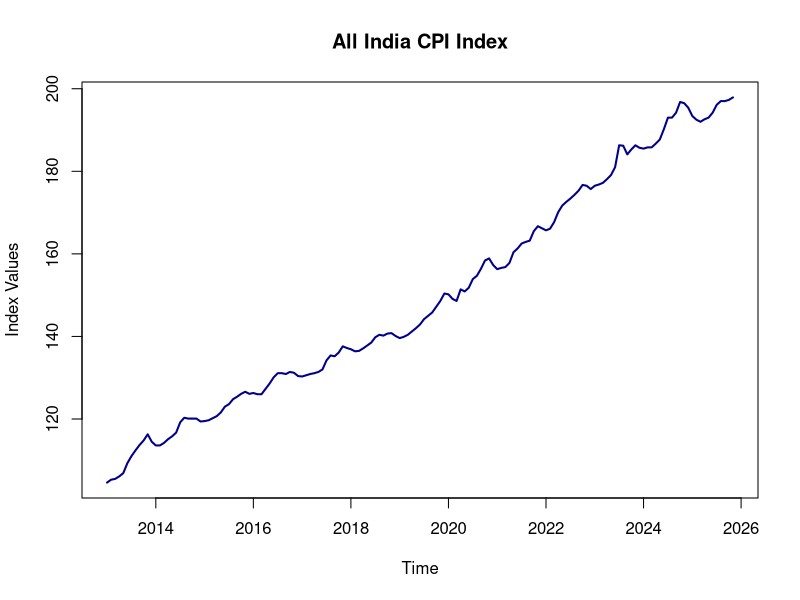
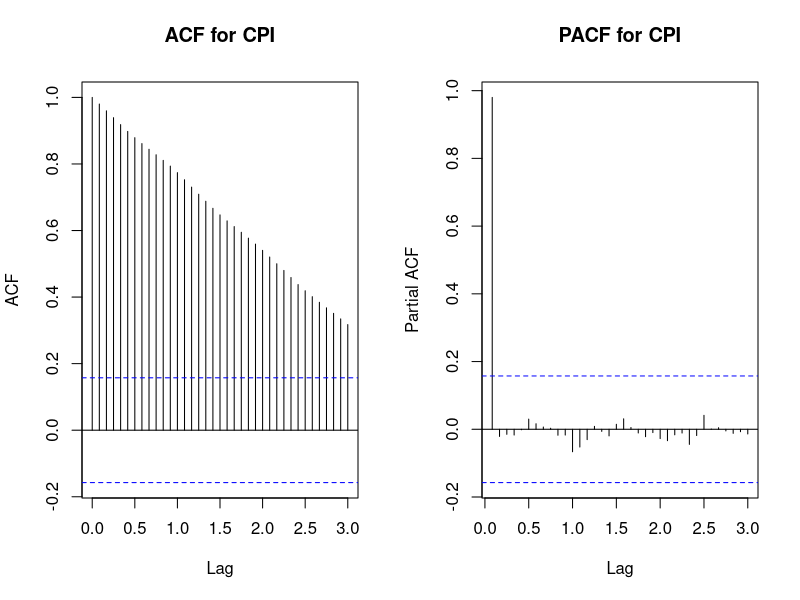
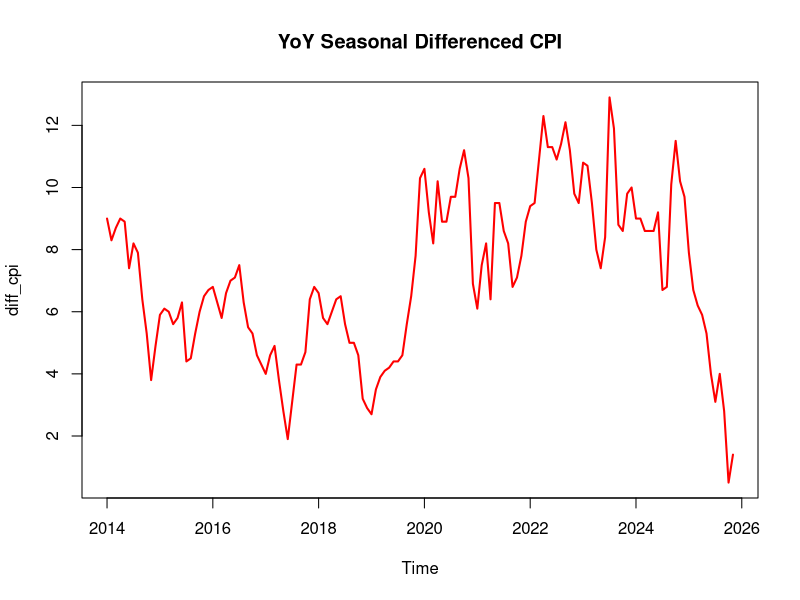
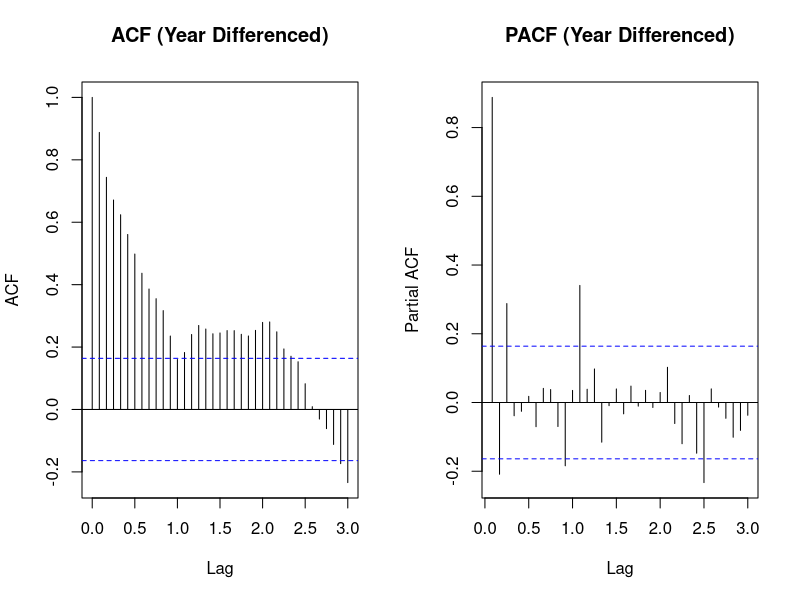
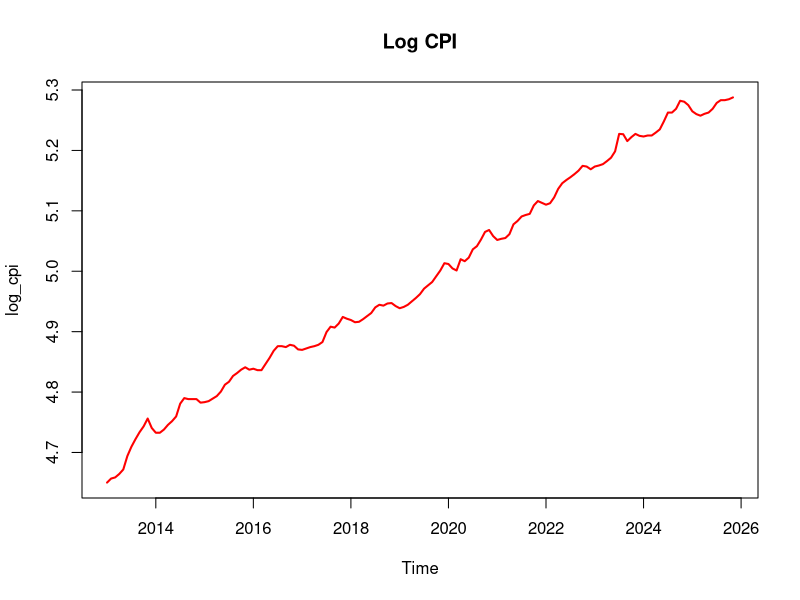
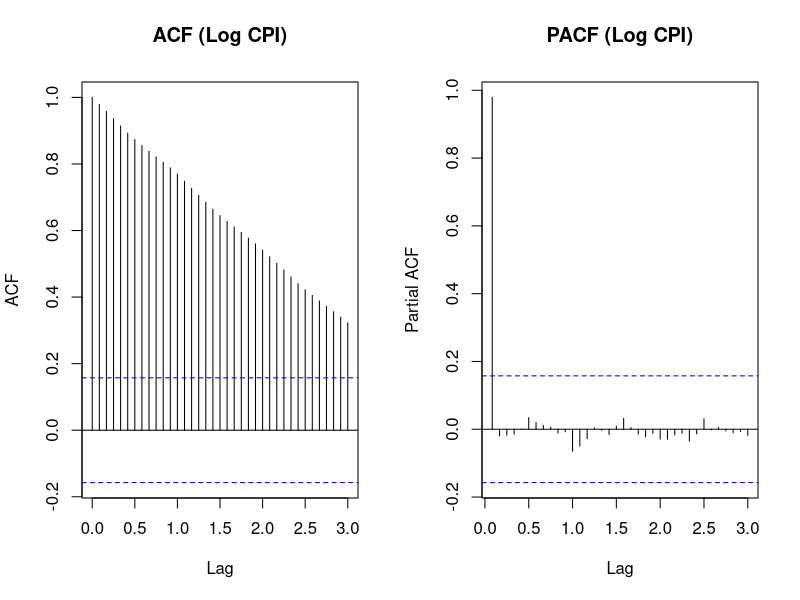
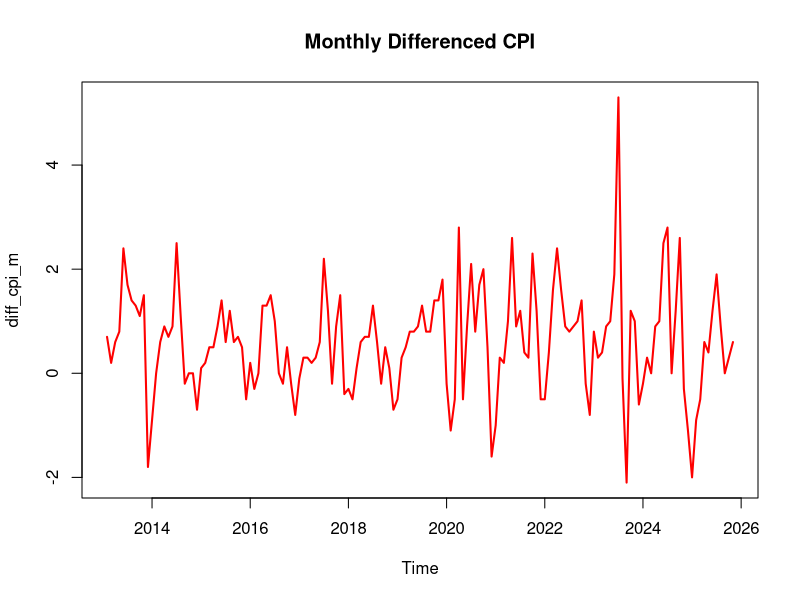
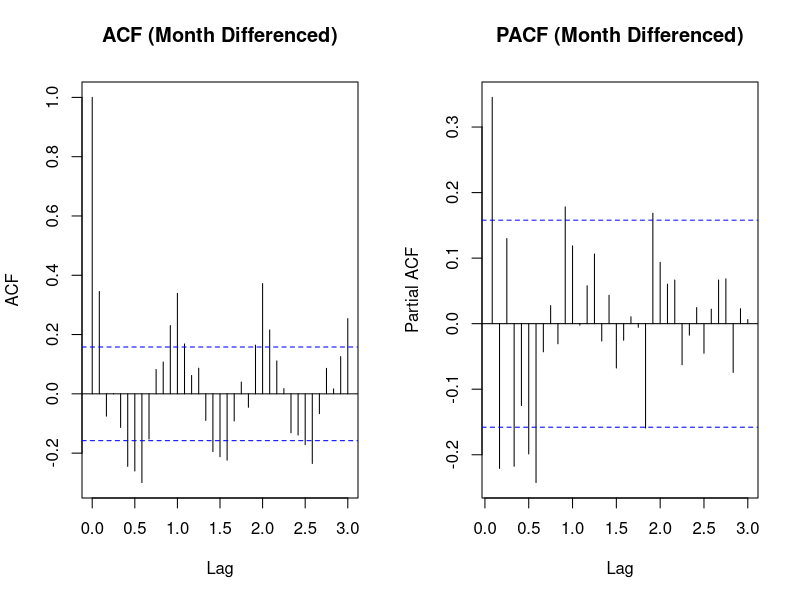

The R source for these figures, in order:
library(dplyr)
library(tseries)
library(forecast)

# Loading the Data set and making formatting edits.

CPI_Data = read.csv("CPI - Rural, Urban, Combined.csv")
CPI_Data = CPI_Data[-1,]
colnames(CPI_Data)= c("Month", "Commodity", "Status", "Rural_Index", "Rural_Inflation", "Urban_Index", "Urban_Inflation", "Combined_Index", "Combined_Inflation")


# filtering the CPI data to use only the general index and final values
filt_cpi = filter(CPI_Data, CPI_Data$Commodity=="A) General Index" & CPI_Data$Status=="Final" )
chrono_cpi= filt_cpi[rev(1:nrow(filt_cpi)), ]
cpi_values = as.numeric(chrono_cpi$Combined_Index)
length(cpi_values)

#Converting the Cleaned data into time series
cpi_ts <- ts(cpi_values, start = c(2013, 1), frequency = 12)
cpi_ts
head(cpi_ts)
plot(cpi_ts, main="All India CPI Index", col="darkblue", lwd=2, ylab = "Index Values")

# Stationarity Analysis
par(mfrow = c(1,2))

acf(cpi_ts, lag.max = 36, main = "ACF for CPI")

pacf(cpi_ts, lag.max = 36, main = "PACF for CPI")

par(mfrow = c(1, 1))
# The ACF decays very slowly, the series is not stationary
# Since there is a very significant visual spike in the PACF at lag one, may be random walk


## Transformations to achieve Stationarity

#Approach 1: Yearly Lag

diff_cpi <- diff(cpi_ts, lag = 12)

plot(diff_cpi, main="YoY Seasonal Differenced CPI", col="red", lwd=2)

par(mfrow = c(1, 2))
acf(diff_cpi, lag.max = 36, main = "ACF (Year Differenced)")
pacf(diff_cpi, lag.max = 36, main = "PACF (Year Differenced)")
par(mfrow = c(1, 1))

# there are still signs of non Stationarity

# Approach 2: Log Transformation

log_cpi = log(cpi_ts)

plot(log_cpi, main="Log CPI", col="red", lwd=2)

par(mfrow = c(1, 2))
acf(log_cpi, lag.max = 36, main = "ACF (Log CPI)")
pacf(log_cpi, lag.max = 36, main = "PACF (Log CPI)")
par(mfrow = c(1, 1))

# Still A clear trend, Differencing is necessary

#Approach 3: Monthly Differencing

diff_cpi_m = diff(cpi_ts, lag = 1)

plot(diff_cpi_m, main="Monthly Differenced CPI", col="red", lwd=2)

par(mfrow = c(1, 2))
acf(diff_cpi_m, lag.max = 36, main = "ACF (Month Differenced)")
pacf(diff_cpi_m, lag.max = 36, main = "PACF (Month Differenced)")
par(mfrow = c(1, 1))

# Still not stationary, this has introduced very clear seasonality.


#Approch 4: log transformation and differencing (yearly), to remove seasonality as well

diff_log_cpi <- diff(log(cpi_ts), lag = 12)


plot(diff_log_cpi, main="YoY Seasonal Differenced Log CPI", col="red", lwd=2)


par(mfrow = c(1, 2))
acf(diff_log_cpi, lag.max = 36, main = "ACF (Log Diff)")
pacf(diff_log_cpi, lag.max = 36, main = "PACF (Log Diff)")
par(mfrow = c(1, 1))

# Approach 5: difference both at lag 1 and then at lag 12(Both Monthly and Yearly)

app_5_cpi <- diff(diff(log(cpi_ts), lag = 1), lag = 12)

plot(app_5_cpi, main="Twice-Differenced Log CPI (d=1, D=1)", col="darkblue", lwd=2)

par(mfrow = c(1, 2))
acf(app_5_cpi, lag.max = 36, main = "ACF (Twice-Difference)")
pacf(app_5_cpi, lag.max = 36, main = "PACF (Twice-Difference)")
par(mfrow = c(1, 1))

# this looks stationary now, though the spike at lag 1 is suspicious

#Formally Checking Stationarity using ADF test.


adf_result = adf.test(app_5_cpi)

adf_result$p.value
print(adf_result)
# reject the null hypothesis of non Stationarity
# the Process is now stationary


# Fitting a time series model using auto arima


final_cpi_model<- auto.arima(log(cpi_ts), d = 1, D = 1, stepwise = FALSE, approximation = FALSE)


summary(final_cpi_model)

#Residual Analysis

checkresiduals(final_cpi_model)
Box.test(residuals(final_cpi_model),lag = 36,fitdf = 4,type = "Ljung-Box")
#p-value = 0.9095

# We Fail to reject the null Hypothesis that the error terms follow white noise


#Plotting the series and predictions

cpi_forecast = forecast(final_cpi_model, h = 12, level = 95)

plot(cpi_forecast, main = "12-Month Ahead CPI Forecast(log scale)", col = "blue", lwd = 2)

cpi_forecast

# Plot to focus on the latest data and the predicted values
plot(cpi_forecast, main = "12-Month Ahead CPI Forecast (Log Scale)", xlab = "Year", ylab = "Log CPI", col = "blue", lwd = 2, xlim = c(2024, 2027))
